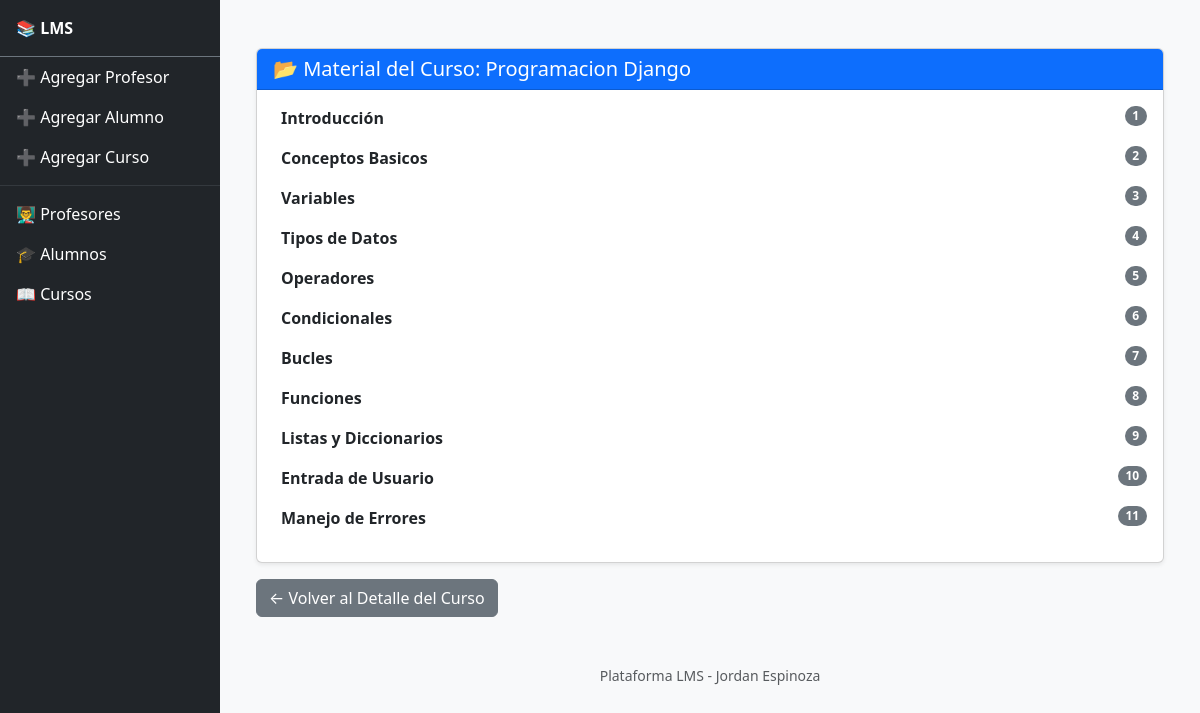
Screenshot of /plataforma/cursos/1/materiales/ with the database file from the repository.
### Plataforma/models.py (models this page shows, shortened)
class Curso(models.Model):
    MODALIDAD_CHOICES = [
        ('Mañana', 'Mañana'),
        ('Noche', 'Noche'),
        ('Fin de Semana', 'Fin de Semana'),
    ]
    nombre_curso = models.CharField(max_length=100)
    profesor_curso = models.ForeignKey(Profesor, on_delete=models.CASCADE, related_name='cursos')
    max_alumnos = models.PositiveIntegerField(default=40)  # límite
    fecha_inicio = models.DateField()
    fecha_fin = models.DateField()
    modalidad = models.CharField(max_length=100, choices=MODALIDAD_CHOICES)
    descripcion = models.TextField()

class Material(models.Model):
    curso = models.ForeignKey(Curso, on_delete=models.CASCADE, related_name='materiales')
    titulo = models.CharField(max_length=200)
    contenido_html = RichTextField()  # Usando RichTextField para contenido enriquecido
    creado_en = models.DateTimeField(auto_now_add=True)

### Plataforma/views.py (the view)
# urls.py: path('cursos/<int:curso_id>/materiales/', ver_materiales, name='ver_materiales'),
def ver_materiales(request, curso_id):
    curso = get_object_or_404(Curso, id=curso_id)
    materiales = curso.materiales.all().order_by('id')  # Usa 'materiales' porque es el related_name
    return render(request, 'plataforma/ver_materiales.html', {
        'curso': curso,
        'materiales': materiales
    })

### Plataforma/templates/plataforma/ver_materiales.html (shortened to what this page needs)
{% extends 'template_base.html' %}
{% load static %}
{% block content %}
<div class="container mt-4">
    <div class="card shadow-sm">
        <div class="card-header bg-primary text-white">
            <h5 class="mb-0">📂 Material del Curso: {{ curso.nombre_curso }}</h5>
        </div>
        <div class="card-body">
            {% for material in materiales %}
<li class="list-group-item d-flex justify-content-between align-items-start">
    <div class="ms-2 me-auto">
        <div class="fw-bold">
            <a href="{% url 'detalle_material' material.id %}" class="text-decoration-none text-dark">
                {{ material.titulo }}
            </a>
        </div>
    </div>
    <span class="badge bg-secondary rounded-pill">{{ forloop.counter }}</span>
</li>
{% endfor %}
        </div>
    </div>
    <div class="mt-3">
        <a href="{% url 'detalle_curso' curso.id %}" class="btn btn-secondary">← Volver al Detalle del Curso</a>
    </div>
</div>
{% endblock content %}

### rows the page displays
Curso: nombre_curso "Programacion Django"
Material: titulo "Introducción"
Material: titulo "Conceptos Basicos"
Material: titulo "Variables"
Material: titulo "Tipos de Datos"
Material: titulo "Operadores"
Material: titulo "Condicionales"
Material: titulo "Bucles"
Material: titulo "Funciones"
Material: titulo "Listas y Diccionarios"
Material: titulo "Entrada de Usuario"
Material: titulo "Manejo de Errores"
